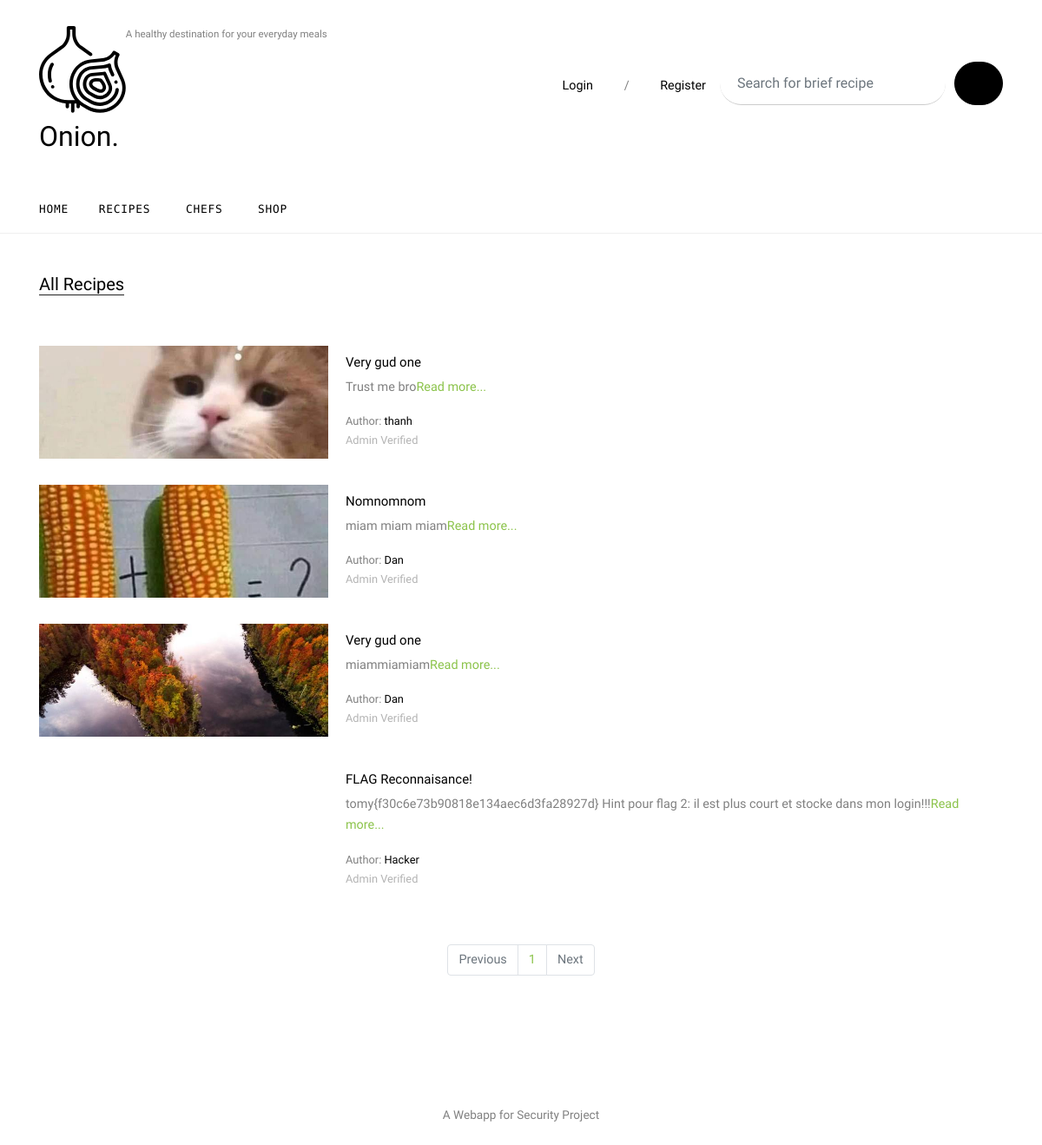
Page /recipes on the earlier database version.
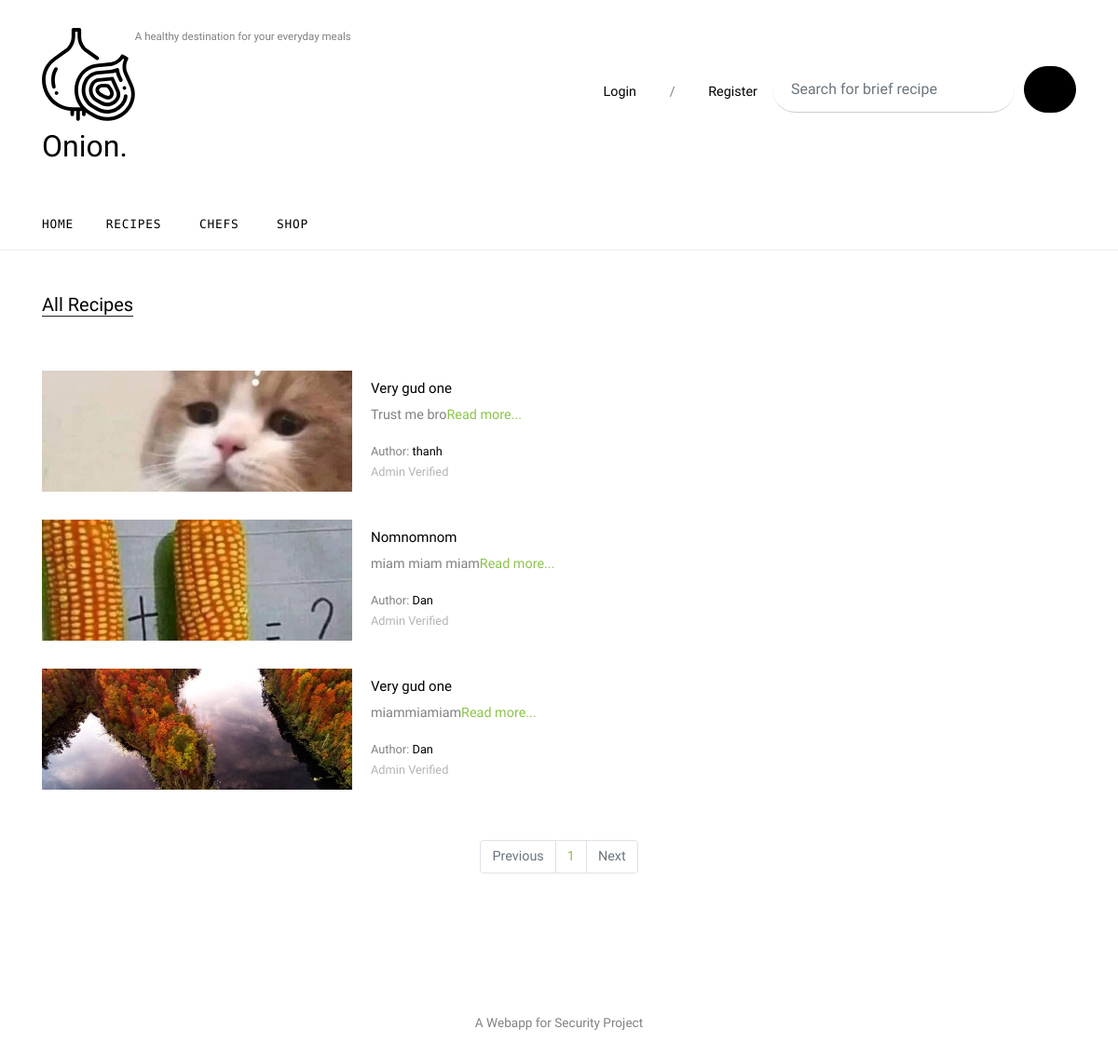
Same page on the later database version.
### App/models.py (models this page shows, shortened)
class Recipe(db.Model):
    id = db.Column(db.Integer, primary_key=True)
    title = db.Column(db.String(255), nullable=False)
    description = db.Column(db.Text, nullable=False)
    time = db.Column(db.Integer, nullable=False)
    servings = db.Column(db.Integer, nullable=False)
    ingredients = db.Column(db.Text, nullable=False)
    image = db.Column(db.String(20), nullable=False, default="default.jpg")
    approval = db.Column(db.Integer, nullable=False)
    status = db.Column(db.String(12), nullable=False)
    saved = db.relationship('Saved', backref='saved_recipe', lazy=True)
    created_by = db.Column(db.Integer, db.ForeignKey('user.id'), nullable=False)

class User(db.Model):
    id = db.Column(db.Integer, primary_key=True)
    name = db.Column(db.Text, nullable=False)
    username = db.Column(db.String(20), unique=True, nullable=False)
    email = db.Column(db.String(120), unique=True, nullable=False)
    profile_pic = db.Column(db.String(20), nullable=False, default='default_user.jpg')
    password = db.Column(db.String(60), nullable=False)
    type = db.Column(db.String(10), nullable=False)
    designation = db.Column(db.Text, nullable=False)
    ingredient = db.relationship('Ingredient', backref='ing_creator', lazy=True)
    recipes = db.relationship('Recipe', backref='recipe_creator', lazy=True)

### App/routes.py (the view)
@app.route('/recipes')
def recipes():
    valid = PassiveControls.validation()
    if valid[0]:
        return redirect(url_for(f'{valid[2]}.recipes'))
    else:
        page = request.args.get('page', 1, type=int)
        recipe = Recipe.query.filter_by(approval=-1 and 1).paginate(page=page, per_page=5)
        return render_template('unlogged/recipes.html', recipes=recipe)

### Controls/PassiveControls.py (called while the page is built)
def validation():
    if "id" and "access" and "name" in session:
        return True, session['id'], session['access'], session['name']
    else:
        return False, "None", "None", "None"

### App/templates/unlogged/recipes.html (shortened to what this page needs)
{% extends "unlogged/base.html" %}
{% block content %}
    <div class="site-section">
      <div class="container">
        <div class="row">
          <div class="col-lg-12">
            <div class="section-title">
              <h2>All Recipes</h2>
            </div>
            {% if recipes %}
            {% for recipe in recipes.items %}
            <div class="post-entry-2 d-flex">
              <div class="thumbnail order-md-1" style="background-image: url('{{ url_for('static', filename= 'images/' + recipe.image) }}')"></div>
              <div class="contents order-md-2">
                <h2><a href="{{ url_for('single_recipe', recipe_id=recipe.id ) }}">{{recipe.title}}</a></h2>
                <p class="mb-3">{{recipe.description[:250]}}<a href="{{ url_for('single_recipe', recipe_id=recipe.id ) }}">Read more...</a></p>
                <div class="post-meta">
                  <span class="d-block">Author: <a href="#">{{recipe.recipe_creator.name}}</a></span>
                  <span class="date-read">
                    {% if recipe.approval < 0 %}
                        Not Verified <span class="mx-1">&bullet;</span>
                    {% elif recipe.approval > 0 %}
                        Admin Verified <span class="icon-star2"></span>
                    {% else %}
                        Rejected
                    {% endif %}
                  </span>
                </div>
              </div>
            </div>
            {% endfor %}
{% else %}
                  <p>There are no recipes published yet.</p>
                  {% endif %}
          </div>
          {% if recipes.items %}
          <div class="mx-auto">
                <br>
              <nav aria-label="Page navigation example">
              <ul class="pagination">
                  {% if recipes.page > 1 %}
                <li class="page-item"><a class="page-link" href="{{ url_for('recipes', page=(recipes.page-1)) }}">Previous</a></li>
                  {% else %}
                <li class="page-item disabled"><a class="page-link" href="">Previous</a></li>
                  {% endif %}
                  {% for page_num in recipes.iter_pages(left_edge=1, right_edge=1, left_current=2, right_current=2) %}
                    {% if page_num %}
                <li class="page-item"><a class="page-link" href="{{ url_for('recipes', page=page_num) }}">{{page_num}}</a></li>
                    {% else %}
                  <li class="page-item"><a class="page-link" href="">....</a></li>
                    {% endif %}
                  {% endfor %}
                  {% if recipes.page < recipes.pages %}
                <li class="page-item"><a class="page-link" href="{{ url_for('recipes', page=(users.page+1)) }}">Next</a></li>
                  {% else %}
                <li class="page-item disabled"><a class="page-link" href="">Next</a></li>
                  {% endif %}
              </ul>
            </nav>
          </div>
                  {% endif %}
        </div>
      </div>
    </div>
{% endblock %}

Differences in the rows shown:
removed Recipe: title "FLAG Reconnaisance!", description "tomy{f30c6e73b90818e134aec6d3fa28927d} Hint pour flag 2: il est plus court et stocke dans mon login!!!", recipe_creator.name "Hacker", approval "Admin Verified"
